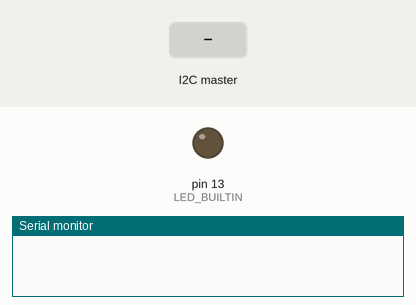
Recording of a sketch running on a simulated Arduino Uno, built with avr-gcc and run on an emulated ATmega328P. Parts: output pins drawn as LEDs (lit = HIGH), the last lines printed to the serial monitor. The test bench sets the inputs (shaded band).

Above: at 1.2 s.
1.3 s: the I2C master sends the byte 90
At 1.42 s:
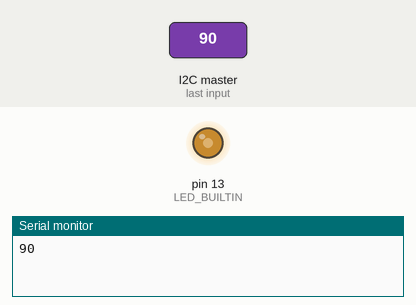
3.0 s: the I2C master sends the byte 200
At 4.4 s:
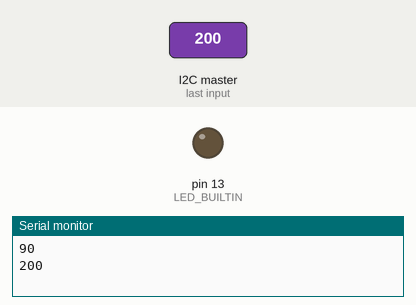
Timing chart, 0 to 6.0 s (numbered marks = the images above; inputs shaded):
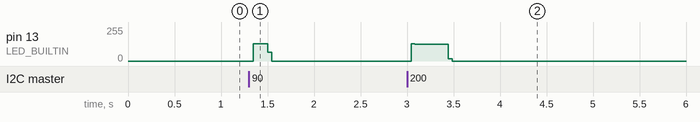

Measured:
- after the input at 1.3 s, pin 13 (LED_BUILTIN): 0/255 → 130/255 after 0.05 s, → 0/255 0.16 s later
- after the input at 3.0 s, pin 13 (LED_BUILTIN): 0/255 → 125/255 after 0.05 s, → 0/255 0.40 s later

The sketch:

I2C_slave.ino
```cpp
#include <Wire.h>

void setup()
{
  pinMode(LED_BUILTIN, OUTPUT);
  Wire.begin(4);                // join i2c bus with address #4
  Wire.onReceive(receiveEvent); // register event
  Serial.begin(115200);           // start serial for output
}

void loop()
{
  delay(100);
}

void flash_led(int cnt) {
  int i = 0;
  for(i=0;i<cnt;i++) {
    digitalWrite(LED_BUILTIN, HIGH);   // turn the LED on (HIGH is the voltage level)
    delay(100);                       // wait for a second
    digitalWrite(LED_BUILTIN, LOW);    // turn the LED off by making the voltage LOW
    delay(100);                       // wait for a second
  }
}

// function that executes whenever data is received from master
// this function is registered as an event, see setup()
void receiveEvent(int howMany)
{
  while(1 < Wire.available()) // loop through all but the last
  {
    int c = Wire.read(); // receive byte as a character
    Serial.print(c);         // print the character
  }
  int x = Wire.read();    // receive byte as an integer
  Serial.println(x);         // print the integer
  flash_led(x);
}
```
